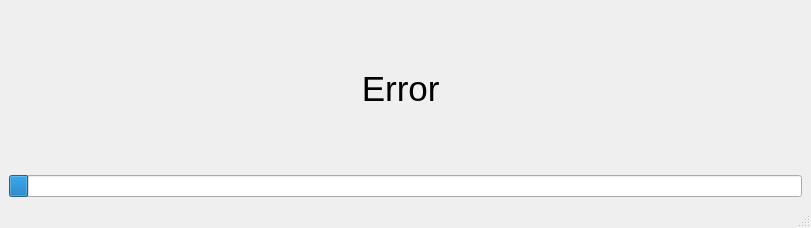
<?xml version="1.0" encoding="UTF-8"?>
<ui version="4.0">
 <class>MainProgram</class>
 <widget class="QMainWindow" name="MainProgram">
  <property name="geometry">
   <rect>
    <x>0</x>
    <y>0</y>
    <width>811</width>
    <height>228</height>
   </rect>
  </property>
  <property name="windowTitle">
   <string>DeStress</string>
  </property>
  <widget class="QWidget" name="centralwidget">
   <layout class="QVBoxLayout" name="verticalLayout">
    <item>
     <widget class="QLabel" name="label">
      <property name="font">
       <font>
        <pointsize>26</pointsize>
       </font>
      </property>
      <property name="text">
       <string>Error &lt;You shouldn't see this&gt;</string>
      </property>
      <property name="alignment">
       <set>Qt::AlignCenter</set>
      </property>
     </widget>
    </item>
    <item>
     <widget class="QProgressBar" name="progressBar">
      <property name="mouseTracking">
       <bool>false</bool>
      </property>
      <property name="maximum">
       <number>1000</number>
      </property>
      <property name="value">
       <number>24</number>
      </property>
      <property name="textVisible">
       <bool>false</bool>
      </property>
     </widget>
    </item>
   </layout>
  </widget>
  <widget class="QMenuBar" name="menubar">
   <property name="geometry">
    <rect>
     <x>0</x>
     <y>0</y>
     <width>811</width>
     <height>23</height>
    </rect>
   </property>
  </widget>
  <widget class="QStatusBar" name="statusbar"/>
 </widget>
 <resources/>
 <connections/>
</ui>
